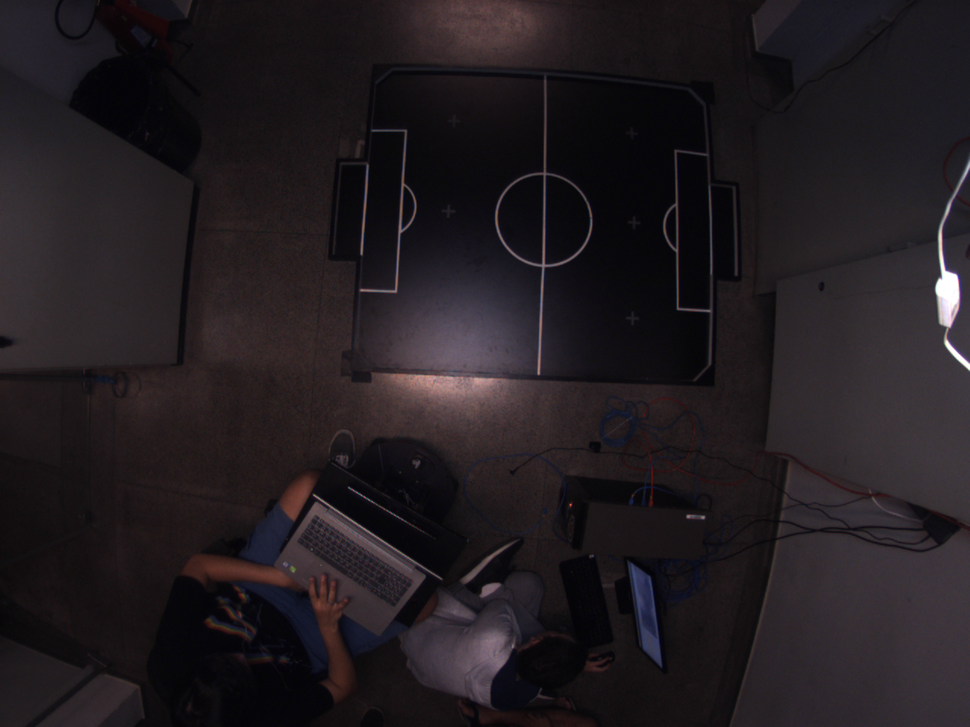
#> input picture Exemplo.png, 970 x 727 px, shrunk from 1280 x 960 before the run
$ python getborders.py Exemplo.png
#> lines starting #> are read from the running program, lines starting #| are printed output that depends on the picture; after the words box and inside, x2 and y2 are one past the last pixel; in counts of white or black regions, pixels touching at a corner belong together
import sys
import numpy as np
import cv2

if sys.argv[1] == None:
    print("nenhuma imagem pra ler")
    exit()

img = cv2.imread(sys.argv[1], cv2.IMREAD_GRAYSCALE)
#> img: shape (727, 970); min 2, max 255, mean 29.9
edg = cv2.Canny(img, 70, 255)
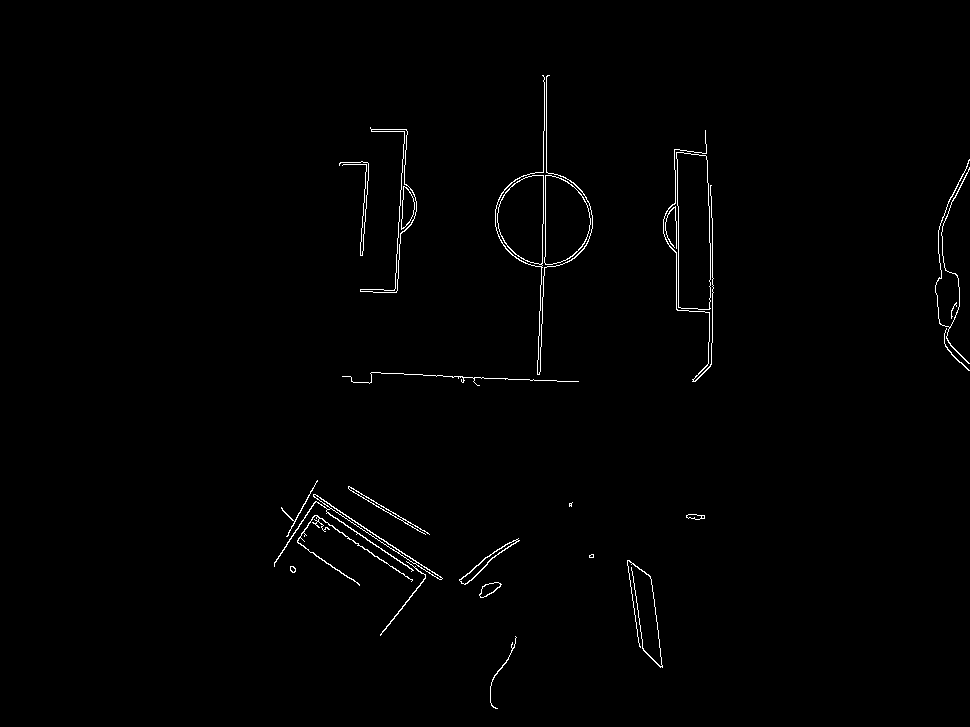
#> edg: shape (727, 970); 0.87% white in thin lines or dots, all inside (x1, y1, x2, y2) = (274, 75, 970, 709)
cv2.imwrite("edge.png",edg)

def showim(img):
    cv2.imshow("bag", img.astype(np.uint8))
    if cv2.waitKey(0):
        cv2.destroyAllWindows()
